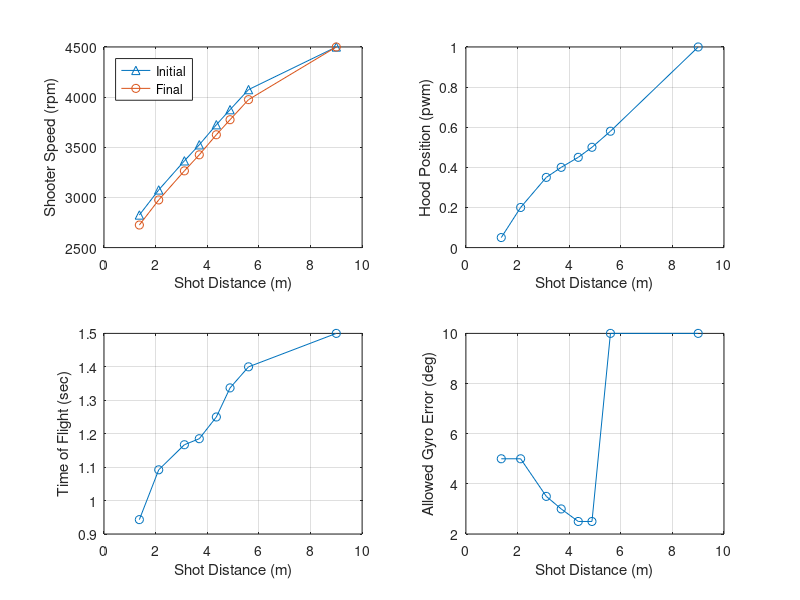

The MATLAB script that drew this image:
%% Output Overrides
TEST_Output_Override_Flag = 0;
TEST_Transfer_Motor_DC_OV = 0;
TEST_Feeder_Motor_DC_OV = 0;
TEST_Desired_Shooter_Speed_OV = 0;
TEST_Desired_Shooter_FF_DC_OV = 0;
TEST_Desired_Hood_Enable_OV = 0;
TEST_Desired_Hood_Pos_OV = 0.05;
TEST_Intake_Arm_Motor_DC_OV = 0;
TEST_Intake_Roller_Motor_DC_OV = 0;

%% Field Element Position Data
Field_BlueAllianceZoneX = 182.11*0.0254;             % Meters
Field_RedAllianceZoneX  = (651.22-182.11)*0.0254;    % Meters
Field_Blue_Hub_X        = 182.11*0.0254;             % Meters
Field_Hub_Y             = 158.84*0.0254;             % Meters
Field_Red_Hub_X         = (651.22-182.11)*0.0254;    % Meters
Field_Pass_Y_Top        = (317.69-(96))*0.0254;
Field_Pass_Y_Bottom     = (96)*0.0254;
Field_Blue_Pass_X       = (156.61/2)*0.0254;
Field_Red_Pass_X        = (651.22-((156.61/2)))*0.0254;
Blue_Hub_LeftX = 5.1717;
Blue_Hub_RightX = 5.1717;
Blue_Hub_RightY = 4.548;
Blue_Hub_LeftY = 3.354;
Red_Hub_LeftX = 11.369;
Red_Hub_RightX = 11.369;
Red_Hub_RightY = 3.354;
Red_Hub_LeftY = 4.548;
Field_Width = 317.69 * 0.0254;
Field_Length = 691.22 * 0.0254;
Field_Length_Half = (Field_Length)/2;
%% Shooting Control Data
% Targets
Rebuilt_Transfer_Minimum_Factor = 0.8;
Rebuilt_Target_Transfer_Speed = 4000;   % rpm
Rebuilt_Negative_Feeder_Speed = -3000;  % this was -1000 with a 1:1 gear ratio
Rebuilt_Target_Feeder_Speed = 3*Rebuilt_Target_Transfer_Speed*0.84;  % rpm
% The 3 factor is for the 3:1 gear box.
% The 0.84 factor sets feeder belt linear speed to match transfer wheel surface linear speed
% Assumes 4 inch diameter transfer wheels and 24 tooth pulleys driving the belts

Rebuilt_Shot_Init_Time = 0.4; % Seconds

% Condition Checks
Rebuilt_Shoot_Robot_Velocity_Max = 1.7;   % meter/second
Rebuilt_Shoot_Motor_Max_Error = 100;    % rpm
Rebuilt_Shoot_Hood_Pos_Max_Error = 0.03;    % pwm position
Feeder_Max_Pulsetime = 1000; % seconds

% Check if Hub is Active for Scoring
Rebuilt_Match_Time_Transition  = 10; 
Rebuilt_Match_Time_Shift_1  = 35; 
Rebuilt_Match_Time_Shift_2  = 60; 
Rebuilt_Match_Time_Shift_3  = 85;
Rebuilt_Match_Time_Shift_4  = 110;
Rebuilt_Match_Time_Auto_Timer  = 30;
Rebuilt_Match_Time_Shift_Timer  = 25;
Rebuilt_Match_Time_End_Game_Timer = 30; 
Rebuilt_Match_Time_Shoot_Early = 2;

% Iteration error target threshold
Rebuilt_Shoot_Target_Error_Thresh = 0.1;    % Meters

Rebuilt_Des_Gyro_Shoot_Offset = 0;  % Degrees

% Distance (m)
Rebuilt_Shoot_Dist_0 = 1.370;
Rebuilt_Shoot_Dist_1 = 2.120;
Rebuilt_Shoot_Dist_2 = 3.115;
Rebuilt_Shoot_Dist_3 = 3.692;
Rebuilt_Shoot_Dist_4 = 4.353;
Rebuilt_Shoot_Dist_5 = 4.884;
Rebuilt_Shoot_Dist_6 = 5.6;
Rebuilt_Shoot_Dist_7 = 9.0;

% Desired_Shooter_Motor_Speed (rpm)
Rebuilt_Shoot_Shooter_Spd_0 = 2725;
Rebuilt_Shoot_Shooter_Spd_1 = 2975;
Rebuilt_Shoot_Shooter_Spd_2 = 3265;
Rebuilt_Shoot_Shooter_Spd_3 = 3425;
Rebuilt_Shoot_Shooter_Spd_4 = 3625;
Rebuilt_Shoot_Shooter_Spd_5 = 3775;
Rebuilt_Shoot_Shooter_Spd_6 = 3975;
Rebuilt_Shoot_Shooter_Spd_7 = 4500;

delta = 100;
% Desired_Shooter_Motor_Speed Init (rpm)
Rebuilt_Shoot_Shooter_Spd_I_0 = Rebuilt_Shoot_Shooter_Spd_0+delta;
Rebuilt_Shoot_Shooter_Spd_I_1 = Rebuilt_Shoot_Shooter_Spd_1+delta;
Rebuilt_Shoot_Shooter_Spd_I_2 = Rebuilt_Shoot_Shooter_Spd_2+delta;
Rebuilt_Shoot_Shooter_Spd_I_3 = Rebuilt_Shoot_Shooter_Spd_3+delta;
Rebuilt_Shoot_Shooter_Spd_I_4 = Rebuilt_Shoot_Shooter_Spd_4+delta;
Rebuilt_Shoot_Shooter_Spd_I_5 = Rebuilt_Shoot_Shooter_Spd_5+delta;
Rebuilt_Shoot_Shooter_Spd_I_6 = Rebuilt_Shoot_Shooter_Spd_6+delta;
Rebuilt_Shoot_Shooter_Spd_I_7 = Rebuilt_Shoot_Shooter_Spd_7;
clear delta

% Desired Hood Position (pwm)
Rebuilt_Shoot_Hood_Pos_0 = 0.05;
Rebuilt_Shoot_Hood_Pos_1 = 0.20;
Rebuilt_Shoot_Hood_Pos_2 = 0.35;
Rebuilt_Shoot_Hood_Pos_3 = 0.4;
Rebuilt_Shoot_Hood_Pos_4 = 0.45;
Rebuilt_Shoot_Hood_Pos_5 = 0.5;
Rebuilt_Shoot_Hood_Pos_6 = 0.58;
Rebuilt_Shoot_Hood_Pos_7 = 1;

% Time of Flight (sec)
Rebuilt_Shoot_TOF_0 = 0.943;
Rebuilt_Shoot_TOF_1 = 1.092;
Rebuilt_Shoot_TOF_2 = 1.167;
Rebuilt_Shoot_TOF_3 = 1.185;
Rebuilt_Shoot_TOF_4 = 1.250;
Rebuilt_Shoot_TOF_5 = 1.337;
Rebuilt_Shoot_TOF_6 = 1.4;
Rebuilt_Shoot_TOF_7 = 1.5;

% Allowed Gyro Error (degrees ... convert to radians in model)
Rebuilt_Shoot_Gyro_Err_0 = 5;
Rebuilt_Shoot_Gyro_Err_1 = 5;
Rebuilt_Shoot_Gyro_Err_2 = 3.5;
Rebuilt_Shoot_Gyro_Err_3 = 3.0;
Rebuilt_Shoot_Gyro_Err_4 = 2.5;
Rebuilt_Shoot_Gyro_Err_5 = 2.5;
Rebuilt_Shoot_Gyro_Err_6 = 10;
Rebuilt_Shoot_Gyro_Err_7 = 10;

% PLOT TABLES
    plot_dist     = [Rebuilt_Shoot_Dist_0 Rebuilt_Shoot_Dist_1 Rebuilt_Shoot_Dist_2 Rebuilt_Shoot_Dist_3 Rebuilt_Shoot_Dist_4 Rebuilt_Shoot_Dist_5 Rebuilt_Shoot_Dist_6 Rebuilt_Shoot_Dist_7];
    plot_shooter_i= [Rebuilt_Shoot_Shooter_Spd_I_0 Rebuilt_Shoot_Shooter_Spd_I_1 Rebuilt_Shoot_Shooter_Spd_I_2 Rebuilt_Shoot_Shooter_Spd_I_3 Rebuilt_Shoot_Shooter_Spd_I_4 Rebuilt_Shoot_Shooter_Spd_I_5 Rebuilt_Shoot_Shooter_Spd_I_6 Rebuilt_Shoot_Shooter_Spd_I_7];
    plot_shooter  = [Rebuilt_Shoot_Shooter_Spd_0 Rebuilt_Shoot_Shooter_Spd_1 Rebuilt_Shoot_Shooter_Spd_2 Rebuilt_Shoot_Shooter_Spd_3 Rebuilt_Shoot_Shooter_Spd_4 Rebuilt_Shoot_Shooter_Spd_5 Rebuilt_Shoot_Shooter_Spd_6 Rebuilt_Shoot_Shooter_Spd_7];
    plot_hood     = [Rebuilt_Shoot_Hood_Pos_0 Rebuilt_Shoot_Hood_Pos_1 Rebuilt_Shoot_Hood_Pos_2 Rebuilt_Shoot_Hood_Pos_3 Rebuilt_Shoot_Hood_Pos_4 Rebuilt_Shoot_Hood_Pos_5 Rebuilt_Shoot_Hood_Pos_6 Rebuilt_Shoot_Hood_Pos_7];
    plot_tof      = [Rebuilt_Shoot_TOF_0 Rebuilt_Shoot_TOF_1 Rebuilt_Shoot_TOF_2 Rebuilt_Shoot_TOF_3 Rebuilt_Shoot_TOF_4 Rebuilt_Shoot_TOF_5 Rebuilt_Shoot_TOF_6 Rebuilt_Shoot_TOF_7];
    plot_gyro_err = [Rebuilt_Shoot_Gyro_Err_0 Rebuilt_Shoot_Gyro_Err_1 Rebuilt_Shoot_Gyro_Err_2 Rebuilt_Shoot_Gyro_Err_3 Rebuilt_Shoot_Gyro_Err_4 Rebuilt_Shoot_Gyro_Err_5 Rebuilt_Shoot_Gyro_Err_6 Rebuilt_Shoot_Gyro_Err_7];
    
    figure(1)
    subplot(2,2,1), hold off
    plot(plot_dist,plot_shooter_i,'-^')
    hold on
    plot(plot_dist,plot_shooter,'-o')
    xlabel('Shot Distance (m)')
    ylabel('Shooter Speed (rpm)')
    grid on
    legend('Initial','Final','Location','northwest')
    
    subplot(2,2,2)
    plot(plot_dist,plot_hood,'-o')
    xlabel('Shot Distance (m)')
    ylabel('Hood Position (pwm)')
    grid on
    
    subplot(2,2,3)
    plot(plot_dist,plot_tof,'-o')
    xlabel('Shot Distance (m)')
    ylabel('Time of Flight (sec)')
    grid on
    
    subplot(2,2,4)
    plot(plot_dist,plot_gyro_err,'-o')
    xlabel('Shot Distance (m)')
    ylabel('Allowed Gyro Error (deg)')
    grid on
    
    % need to clear from workspace so not included in code generation
    clear plot_dist plot_shooter plot_hood plot_tof plot_gyro_err

% Control Parameters to Calculate Duty Cycle
Rebuilt_Feeder_Motor_Gain_FF = 1/6048;

Rebuilt_Transfer_Motor_Gain_FF = 1/7854;
Rebuilt_Transfer_Motor_Gain_P = 0.0001;
Rebuilt_Transfer_Motor_Gain_I = 0.001*0.02;
Rebuilt_Transfer_Error_Integral_Enable = 300;

Rebuilt_Shooter_Motor_Gain_FF = 1.5e-4; %1/6048;
Rebuilt_Shooter_Motor_Gain_P = 0.06;
Rebuilt_Shooter_Motor_Gain_I = 0.03;
Rebuilt_Shooter_Motor_Gain_I_Low = 0;
Rebuilt_Shooter_Error_Integral_Enable = 300;

% Hood Position Servo Properties
Rebuilt_Hood_Servo_Pos_Min = 0.05;
Rebuilt_Hood_Servo_Pos_Max = 1;
Rebuilt_Hood_Servo_Rate_Limit_Inc = 32/50*0.02;   % no load 32 mm/sec, total stroke 50 mm
Rebuilt_Hood_Servo_Rate_Limit_Dec = -Rebuilt_Hood_Servo_Rate_Limit_Inc;

%% Intake
Rebuilt_Intake_Des_Angle_In = -40;
Rebuilt_Intake_Meas_In_Disable = -20;   % disable motor when angle is less than this value and the desired anle is the in angle
Rebuilt_Intake_Meas_Out_Disable = 80;   % disable motor when angle is more than this value and the desired anle is the out angle
Rebuilt_Intake_Des_Angle_Out = 90;

Rebuilt_Intake_Cycle_Angle_In = -10;
Rebuilt_Intake_Cycle_Angle_Out = 10;

Rebuilt_Intake_RL_Inc =  3;
Rebuilt_Intake_RL_Dec = -3;

Rebuilt_Intake_Arm_Gain_P = 0.008;
Rebuilt_Intake_Arm_Gain_D = 0;

Rebuilt_Roller_Intake_In_Delay = 2; % sec

Rebuilt_Roller_Desired_Speed = 4500;
Rebuilt_Roller_Motor_Gain_FF = 1/6048;
Rebuilt_Roller_Motor_Gain_P = 0.0001;
Rebuilt_Roller_Motor_Gain_I = 0.001*0.02;
Rebuilt_Roller_Error_Integral_Enable = 300;
